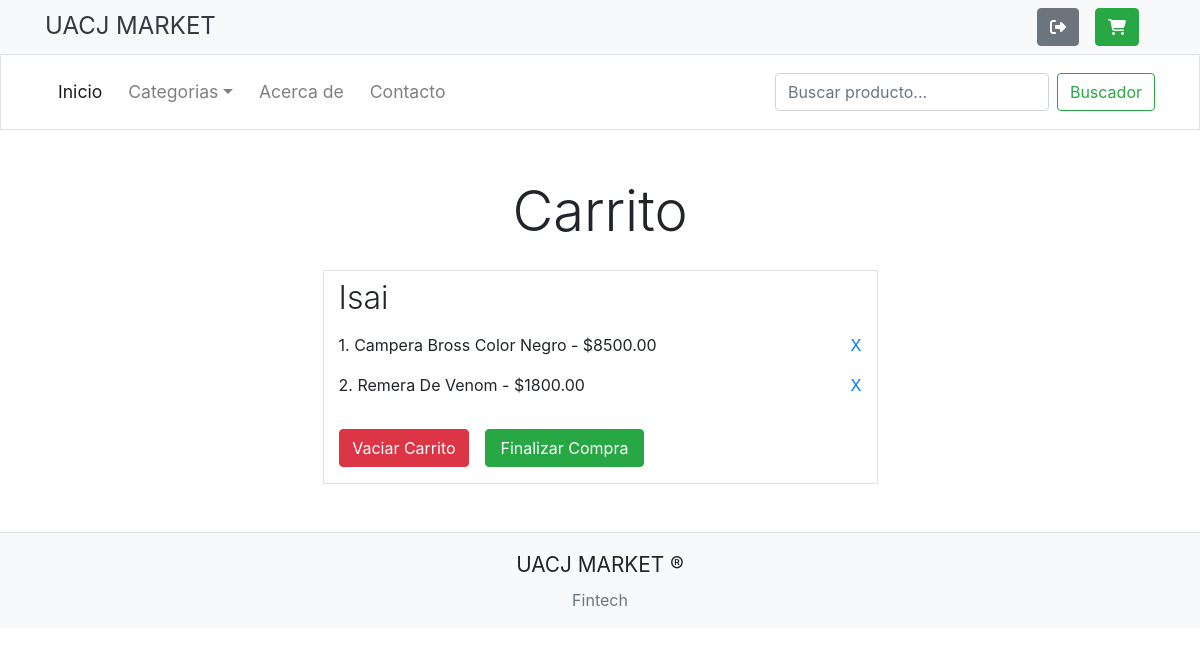
The app's page /carrito (signed in) with its own data.
### sitio/models.py (models this page shows, shortened)
class Carrito_item(models.Model):
    producto = models.ForeignKey(Producto, on_delete=models.CASCADE)
    carrito = models.ForeignKey(Carrito, on_delete=models.CASCADE, related_name="items")

class Producto(models.Model):
    titulo = models.CharField(max_length=50, null=False)
    imagen = models.FileField(upload_to='imagenes/productos/')
    descripcion = models.CharField(max_length=200, null=False)
    precio = models.DecimalField(null=False, max_digits=10, decimal_places=2)
    categoria = models.ForeignKey(Categoria,on_delete=models.CASCADE, related_name="productos")

### sitio/views.py (the view)
# urls.py: path('carrito', views.carrito_index, name="carrito_index"),
def carrito_index(request):
    categorias = Categoria.objects.all()
    usuario_logeado = User.objects.get(username=request.user)
    productos = Carrito.objects.get(usuario=usuario_logeado.id).items.all()
    carrito = Carrito.objects.get(usuario=usuario_logeado.id)
    nuevo_precio_Carrito = 0
    for item in carrito.items.all():
        nuevo_precio_Carrito += item.producto.precio
    carrito.total = nuevo_precio_Carrito
    carrito.save()
    return render(request, 'sitio/carrito/index.html', {
        'categorias' : categorias,
        'usuario' : usuario_logeado,
        'items_carrito' : productos
    })

### sitio/templates/sitio/carrito/index.html
{% extends "sitio/layout.html" %}
{% block content %}
<main class="container my-5">
    <div class="row justify-content-center">
        <div class="col-12 mb-3">
            <h2 class="display-4 text-center text-capitalize">carrito</h2>
        </div>
        <div class="col-6 row border">
            <div class="col-12 p-0 mb-2">
                <h3 class="display-4 text-capitalize mt-2" style="font-size: 2em;">{{usuario.username.capitalize}}</h3>
            </div>
            {% for item in items_carrito %}
                <div class="col-12 p-0 m-0">
                    <p class="d-flex justify-content-between align-items-center">
                        {{ forloop.counter }}. {{item.producto.titulo.title}} - ${{ item.producto.precio }}
                        <a href="{% url 'SITIO:item_carrito_delete' item.id %}">X</a>
                    </p>
                </div>
            {% empty %}
                <div class="col-12 p-0 m-0">
                    <p class="d-flex justify-content-between align-items-center">
                        No tiene ningun producto en el carrito
                    </p>
                </div>
            {% endfor %}
            <div class="col-12 p-0 m-0 my-3 row ">
                <div class="col-md-5 col-lg-3 p-0">
                    <a href="{% url 'SITIO:carrito_clean' %}" class="btn btn-danger btn-block">Vaciar Carrito</a>
                </div>
                <div class="col-12 p-0 col-md-7 col-lg-4 mt-2 mt-md-0 pl-md-3">
                    <a role="button" class="btn btn-success btn-block"href="{% url 'SITIO:Pago'%}">
                        Finalizar Compra
                    </a>
                </div>
            </div>
        </div>
    </div>
</main>
{% endblock %}

### sitio/static/sitio/style.css (style rules this page uses)
a { text-decoration: none !important; }

### records on screen
Carrito_item: producto.titulo "Campera Bross Color Negro", producto.precio "8500.00"
Carrito_item: producto.titulo "Remera De Venom", producto.precio "1800.00"

### other values on screen
{{ usuario.username.capitalize }} "Isai"
